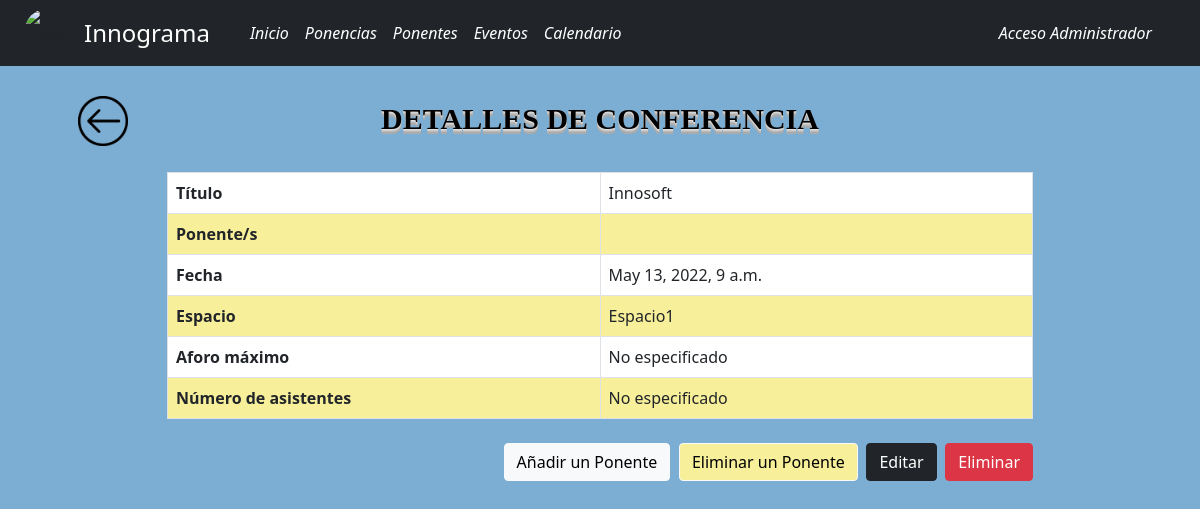
Screenshot of /ponencias/1 with the database file from the repository.
### api/models.py (models this page shows, shortened)
class Conferencia(models.Model):
    tema = models.CharField(max_length=255)
    fecha = models.DateTimeField()
    espacio = models.CharField(max_length=100)
    aforo_max = models.IntegerField(default=None, null=True, blank=True)
    n_asistentes = models.IntegerField(default=None, null=True, blank=True)

### api/views.py (the view)
# urls.py: path("ponencias/<int:conferencia_id>",views.get_conferencia, name="detalles_ponencia"),
def get_conferencia(request, conferencia_id):
    conferencia = get_object_or_404(Conferencia,pk=conferencia_id)
    ponentesAux = Ponente_Conferencia.objects.filter(conferencia = conferencia)
    ponentes = []
    for ponente in ponentesAux:
        ponentes.append(ponente.ponente)
    context = {
        'conferencia': conferencia,
        'ponentes': ponentes,
    }
    return render(request, "detalles_ponencia.html", context)

### api/templates/detalles_ponencia.html (shortened to what this page needs)
{% load static %}
<!DOCTYPE html>
<html lang="es">
<head>
    <link type="text/css" href='{% static "css/detalles_entidad.css" %}' rel="stylesheet"/>
    <link type="text/css" href='{% static "css/confirmacion.css" %}' rel="stylesheet"/>
    <link href="https://cdn.jsdelivr.net/npm/bootstrap@5.2.2/dist/css/bootstrap.min.css" rel="stylesheet">
</head>
<body>
    {% include 'plantillaBarraNavegacion.html' %}
    <div class="container">
        <div class="container-fluid">
            <div class="row">
                <div class="col-md-1 col-sm-1">
                    <a href="javascript:history.back()">
                    <img id="boton-volver-atras" src="/static/images/boton-volver-atras.png" width=50px height=50px>
                    </a>
                </div>
                <div class="col-md-10 col-sm-10">
                    <h1 class="title" id="title-entidad"> DETALLES DE CONFERENCIA </h1>
                </div>
            </div>
        <div class="row">
            <div class="col-md-1"></div>
            <div class="col-md-10">
                <table class="table table-bordered center" id="details-table">
                    <tr>
                        <th scope="row">T&iacute;tulo</th>
                        <td>
                            {{ conferencia.tema   }}
                        </td>
                    </tr>
                    <tr>
                        <th scope="row">Ponente/s</th>
                        <td>
                        </td>
                    </tr>
                    <tr>
                        <th scope="row">Fecha</th>
                        <td>{{ conferencia.fecha   }}</td>
                    </tr>
                    <tr>
                        <th scope="row">Espacio</th>
                        <td>{{ conferencia.espacio   }}</td>
                    </tr>
                    <tr>
                        <th scope="row">Aforo m&#225;ximo</th>
                        <td>{% if conferencia.aforo_max == None %}
                            No especificado
                            {% else %}
                            {{ conferencia.aforo_max}}
                            {% endif %}</td>
                    </tr>
                    <tr>
                        <th scope="row">N&#250;mero de asistentes</th>
                        <td>{% if conferencia.n_asistentes == None %}
                            No especificado
                            {% else %}
                            {{conferencia.n_asistentes}}
                            {% endif %}</td>
                    </tr>
                </table>
                <div class="d-flex justify-content-end">
                    <button class="btn btn-light" onclick="location.href='{% url 'ponente_conferencia' conferencia.id %}'">Añadir un Ponente</button>
                    <button class="btn btn-light" onclick="location.href='{% url 'ponente_conferencia_delete' conferencia.id %}'" style="background-color: #f7ef9a">Eliminar un Ponente</button>
                    <button class="btn btn-dark" onclick="location.href='{% url 'actualizar_conferencia' conferencia.id %}'">Editar</button>
                    <button class="btn btn-danger delete-button" id="open-popup-1">Eliminar</button>
                </div>
            </div>
        </div>
    </div>
</body>
</html>

### api/api/static/css/detalles_entidad.css (style rules this page uses)
body { background-color: #7cadd3 !important; }
.title { margin: 4% 0; text-align: left; font-family: Arial Black; font-weight: bold; font-size: 30px; color: #000000; text-shadow: 0 1px 0 #ddd, 0 2px 0 #ccc, 0 3px 0 #bbb, 0 4px 0 #aaa, 0 5px 0 #acacac; }
#title-entidad { justify-content: center; text-align: center; margin-top:35px; }
table { table-layout: fixed; }
table tr:nth-child(even) { background-color: #f7ef9a; }
table tr:nth-child(odd) { background-color: #fff; }
button { margin-top: 1% !important; margin-bottom: 1% !important; margin-left: 1% !important; }
#boton-volver-atras { margin-top:30px; }
body { font-family: arial; margin: 0; padding: 0; box-sizing: border-box; }

### api/api/static/css/navbar.css (style rules this page uses)
body { font-family: 'Poppins', sans-serif; }

### rows the page displays
Conferencia: tema "Innosoft", fecha "May 13, 2022, 9 a.m.", espacio "Espacio1"
